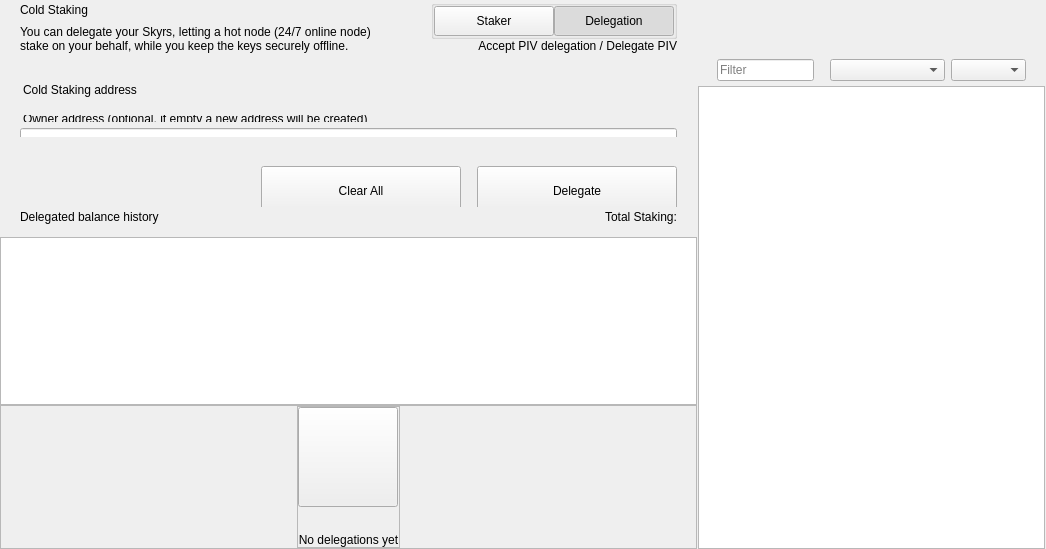
<?xml version="1.0" encoding="UTF-8"?>
<ui version="4.0">
 <class>ColdStakingWidget</class>
 <widget class="QWidget" name="ColdStakingWidget">
  <property name="geometry">
   <rect>
    <x>0</x>
    <y>0</y>
    <width>1046</width>
    <height>549</height>
   </rect>
  </property>
  <property name="windowTitle">
   <string notr="true">N/A</string>
  </property>
  <layout class="QHBoxLayout" name="horizontalLayout_1" stretch="2,1">
   <property name="spacing">
    <number>0</number>
   </property>
   <property name="leftMargin">
    <number>0</number>
   </property>
   <property name="topMargin">
    <number>0</number>
   </property>
   <property name="rightMargin">
    <number>0</number>
   </property>
   <property name="bottomMargin">
    <number>0</number>
   </property>
   <item>
    <widget class="QWidget" name="left" native="true">
     <layout class="QVBoxLayout" name="verticalLayout_3">
      <property name="leftMargin">
       <number>0</number>
      </property>
      <property name="topMargin">
       <number>0</number>
      </property>
      <property name="rightMargin">
       <number>0</number>
      </property>
      <property name="bottomMargin">
       <number>0</number>
      </property>
      <item>
       <layout class="QVBoxLayout" name="verticalLayout_2">
        <property name="spacing">
         <number>0</number>
        </property>
        <item>
         <layout class="QVBoxLayout" name="verticalLayoutTop">
          <property name="spacing">
           <number>0</number>
          </property>
          <property name="leftMargin">
           <number>0</number>
          </property>
          <property name="rightMargin">
           <number>0</number>
          </property>
          <item>
           <widget class="QWidget" name="containerTitle" native="true">
            <property name="sizePolicy">
             <sizepolicy hsizetype="Preferred" vsizetype="Minimum">
              <horstretch>0</horstretch>
              <verstretch>0</verstretch>
             </sizepolicy>
            </property>
            <property name="maximumSize">
             <size>
              <width>16777215</width>
              <height>100</height>
             </size>
            </property>
            <layout class="QHBoxLayout" name="containerTitleLayout">
             <property name="spacing">
              <number>0</number>
             </property>
             <property name="leftMargin">
              <number>20</number>
             </property>
             <property name="topMargin">
              <number>0</number>
             </property>
             <property name="rightMargin">
              <number>20</number>
             </property>
             <property name="bottomMargin">
              <number>0</number>
             </property>
             <item>
              <layout class="QVBoxLayout" name="verticalLayout11">
               <property name="spacing">
                <number>5</number>
               </property>
               <item>
                <widget class="QLabel" name="labelTitle">
                 <property name="text">
                  <string>Cold Staking</string>
                 </property>
                </widget>
               </item>
               <item>
                <widget class="QLabel" name="labelSubtitle1">
                 <property name="maximumSize">
                  <size>
                   <width>16777215</width>
                   <height>16777215</height>
                  </size>
                 </property>
                 <property name="text">
                  <string>You can delegate your Skyrs, letting a hot node (24/7 online node)
stake on your behalf, while you keep the keys securely offline.</string>
                 </property>
                </widget>
               </item>
              </layout>
             </item>
             <item>
              <spacer name="horizontalSpacer">
               <property name="orientation">
                <enum>Qt::Horizontal</enum>
               </property>
               <property name="sizeHint" stdset="0">
                <size>
                 <width>40</width>
                 <height>20</height>
                </size>
               </property>
              </spacer>
             </item>
             <item>
              <widget class="QWidget" name="containerViewPrivacyChecks" native="true">
               <layout class="QVBoxLayout" name="containerPrivacyChecks">
                <property name="spacing">
                 <number>0</number>
                </property>
                <property name="leftMargin">
                 <number>0</number>
                </property>
                <property name="topMargin">
                 <number>0</number>
                </property>
                <property name="rightMargin">
                 <number>0</number>
                </property>
                <property name="bottomMargin">
                 <number>0</number>
                </property>
                <item alignment="Qt::AlignHCenter|Qt::AlignVCenter">
                 <widget class="QGroupBox" name="groupBox">
                  <property name="title">
                   <string/>
                  </property>
                  <layout class="QHBoxLayout" name="horizontalLayout_2_1">
                   <property name="spacing">
                    <number>0</number>
                   </property>
                   <property name="leftMargin">
                    <number>0</number>
                   </property>
                   <property name="topMargin">
                    <number>0</number>
                   </property>
                   <property name="rightMargin">
                    <number>0</number>
                   </property>
                   <property name="bottomMargin">
                    <number>0</number>
                   </property>
                   <item>
                    <widget class="QPushButton" name="pushLeft">
                     <property name="minimumSize">
                      <size>
                       <width>120</width>
                       <height>30</height>
                      </size>
                     </property>
                     <property name="maximumSize">
                      <size>
                       <width>120</width>
                       <height>30</height>
                      </size>
                     </property>
                     <property name="focusPolicy">
                      <enum>Qt::NoFocus</enum>
                     </property>
                     <property name="text">
                      <string>Staker</string>
                     </property>
                     <property name="checkable">
                      <bool>true</bool>
                     </property>
                     <property name="autoExclusive">
                      <bool>true</bool>
                     </property>
                    </widget>
                   </item>
                   <item>
                    <widget class="QPushButton" name="pushRight">
                     <property name="minimumSize">
                      <size>
                       <width>120</width>
                       <height>30</height>
                      </size>
                     </property>
                     <property name="maximumSize">
                      <size>
                       <width>120</width>
                       <height>30</height>
                      </size>
                     </property>
                     <property name="focusPolicy">
                      <enum>Qt::NoFocus</enum>
                     </property>
                     <property name="text">
                      <string>Delegation</string>
                     </property>
                     <property name="checkable">
                      <bool>true</bool>
                     </property>
                     <property name="checked">
                      <bool>true</bool>
                     </property>
                     <property name="autoExclusive">
                      <bool>true</bool>
                     </property>
                    </widget>
                   </item>
                  </layout>
                 </widget>
                </item>
                <item alignment="Qt::AlignTop">
                 <widget class="QLabel" name="labelSubtitle2">
                  <property name="text">
                   <string>Accept PIV delegation / Delegate PIV</string>
                  </property>
                  <property name="alignment">
                   <set>Qt::AlignRight|Qt::AlignTrailing|Qt::AlignVCenter</set>
                  </property>
                 </widget>
                </item>
               </layout>
              </widget>
             </item>
            </layout>
           </widget>
          </item>
          <item>
           <spacer name="verticalSpacer_2">
            <property name="orientation">
             <enum>Qt::Vertical</enum>
            </property>
            <property name="sizeType">
             <enum>QSizePolicy::Fixed</enum>
            </property>
            <property name="sizeHint" stdset="0">
             <size>
              <width>20</width>
              <height>30</height>
             </size>
            </property>
           </spacer>
          </item>
          <item>
           <widget class="QWidget" name="containerSend" native="true">
            <property name="minimumSize">
             <size>
              <width>0</width>
              <height>50</height>
             </size>
            </property>
            <layout class="QVBoxLayout" name="containerSendRow">
             <property name="spacing">
              <number>6</number>
             </property>
             <property name="leftMargin">
              <number>0</number>
             </property>
             <property name="topMargin">
              <number>0</number>
             </property>
             <property name="rightMargin">
              <number>0</number>
             </property>
             <property name="bottomMargin">
              <number>0</number>
             </property>
             <item>
              <widget class="QLabel" name="labelEditTitle">
               <property name="maximumSize">
                <size>
                 <width>16777215</width>
                 <height>30</height>
                </size>
               </property>
               <property name="styleSheet">
                <string notr="true">padding-left:20px; padding-bottom:3px;</string>
               </property>
               <property name="text">
                <string>Cold Staking address</string>
               </property>
              </widget>
             </item>
             <item>
              <spacer name="verticalSpacer_6">
               <property name="orientation">
                <enum>Qt::Vertical</enum>
               </property>
               <property name="sizeType">
                <enum>QSizePolicy::Fixed</enum>
               </property>
               <property name="sizeHint" stdset="0">
                <size>
                 <width>20</width>
                 <height>9</height>
                </size>
               </property>
              </spacer>
             </item>
             <item>
              <widget class="QWidget" name="containerOwner" native="true">
               <layout class="QVBoxLayout" name="vContainerOwner">
                <property name="spacing">
                 <number>4</number>
                </property>
                <property name="leftMargin">
                 <number>20</number>
                </property>
                <property name="topMargin">
                 <number>0</number>
                </property>
                <property name="rightMargin">
                 <number>20</number>
                </property>
                <property name="bottomMargin">
                 <number>0</number>
                </property>
                <item>
                 <widget class="QLabel" name="labelSubtitleDescription">
                  <property name="maximumSize">
                   <size>
                    <width>16777215</width>
                    <height>20</height>
                   </size>
                  </property>
                  <property name="styleSheet">
                   <string notr="true">margin-bottom:2px;
                   margin-left:0.05px;
                   padding:0px;</string>
                  </property>
                  <property name="text">
                   <string>Owner address (optional, if empty a new address will be created)</string>
                  </property>
                 </widget>
                </item>
                <item>
                 <widget class="QLineEdit" name="lineEditOwnerAddress">
                  <property name="minimumSize">
                   <size>
                    <width>0</width>
                    <height>50</height>
                   </size>
                  </property>
                  <property name="maximumSize">
                   <size>
                    <width>16777215</width>
                    <height>50</height>
                   </size>
                  </property>
                  <property name="styleSheet">
                   <string notr="true"/>
                  </property>
                  <property name="placeholderText">
                   <string>Enter owner address</string>
                  </property>
                 </widget>
                </item>
               </layout>
              </widget>
             </item>
            </layout>
           </widget>
          </item>
         </layout>
        </item>
        <item>
         <spacer name="verticalSpacer_3">
          <property name="orientation">
           <enum>Qt::Vertical</enum>
          </property>
          <property name="sizeType">
           <enum>QSizePolicy::Minimum</enum>
          </property>
          <property name="sizeHint" stdset="0">
           <size>
            <width>20</width>
            <height>20</height>
           </size>
          </property>
         </spacer>
        </item>
        <item>
         <widget class="QWidget" name="containerBtn" native="true">
          <property name="minimumSize">
           <size>
            <width>0</width>
            <height>50</height>
           </size>
          </property>
          <layout class="QHBoxLayout" name="horizontalLayout">
           <property name="rightMargin">
            <number>20</number>
           </property>
           <item>
            <spacer name="horizontalSpacer_2">
             <property name="orientation">
              <enum>Qt::Horizontal</enum>
             </property>
             <property name="sizeHint" stdset="0">
              <size>
               <width>200</width>
               <height>20</height>
              </size>
             </property>
            </spacer>
           </item>
           <item>
            <layout class="QHBoxLayout" name="horizontalLayout_7">
             <item>
              <spacer name="horizontalSpacer_3">
               <property name="orientation">
                <enum>Qt::Horizontal</enum>
               </property>
               <property name="sizeType">
                <enum>QSizePolicy::Expanding</enum>
               </property>
               <property name="sizeHint" stdset="0">
                <size>
                 <width>40</width>
                 <height>20</height>
                </size>
               </property>
              </spacer>
             </item>
             <item>
              <widget class="QPushButton" name="pushButtonClear">
               <property name="minimumSize">
                <size>
                 <width>200</width>
                 <height>50</height>
                </size>
               </property>
               <property name="focusPolicy">
                <enum>Qt::NoFocus</enum>
               </property>
               <property name="text">
                <string>Clear All</string>
               </property>
              </widget>
             </item>
             <item>
              <spacer name="horizontalSpacer_4">
               <property name="orientation">
                <enum>Qt::Horizontal</enum>
               </property>
               <property name="sizeType">
                <enum>QSizePolicy::Fixed</enum>
               </property>
               <property name="sizeHint" stdset="0">
                <size>
                 <width>10</width>
                 <height>20</height>
                </size>
               </property>
              </spacer>
             </item>
             <item>
              <widget class="QPushButton" name="pushButtonSend">
               <property name="minimumSize">
                <size>
                 <width>200</width>
                 <height>50</height>
                </size>
               </property>
               <property name="maximumSize">
                <size>
                 <width>200</width>
                 <height>50</height>
                </size>
               </property>
               <property name="focusPolicy">
                <enum>Qt::NoFocus</enum>
               </property>
               <property name="text">
                <string>Delegate</string>
               </property>
              </widget>
             </item>
            </layout>
           </item>
          </layout>
         </widget>
        </item>
        <item>
         <widget class="QWidget" name="containerHistoryLabel" native="true">
          <layout class="QHBoxLayout" name="horizontalLayout_4">
           <property name="spacing">
            <number>0</number>
           </property>
           <property name="leftMargin">
            <number>20</number>
           </property>
           <property name="topMargin">
            <number>0</number>
           </property>
           <property name="rightMargin">
            <number>20</number>
           </property>
           <property name="bottomMargin">
            <number>0</number>
           </property>
           <item>
            <widget class="QWidget" name="verticalWidget" native="true">
             <property name="minimumSize">
              <size>
               <width>100</width>
               <height>0</height>
              </size>
             </property>
             <layout class="QVBoxLayout" name="verticalLayout_58">
              <property name="leftMargin">
               <number>0</number>
              </property>
              <property name="topMargin">
               <number>0</number>
              </property>
              <property name="rightMargin">
               <number>0</number>
              </property>
              <property name="bottomMargin">
               <number>0</number>
              </property>
              <item>
               <widget class="QLabel" name="labelListHistory">
                <property name="text">
                 <string>Delegated balance history</string>
                </property>
               </widget>
              </item>
             </layout>
            </widget>
           </item>
           <item>
            <spacer name="horizontalSpacer_5">
             <property name="orientation">
              <enum>Qt::Horizontal</enum>
             </property>
             <property name="sizeHint" stdset="0">
              <size>
               <width>40</width>
               <height>20</height>
              </size>
             </property>
            </spacer>
           </item>
           <item>
            <widget class="QLabel" name="labelStakingTotal">
             <property name="text">
              <string>Total Staking:</string>
             </property>
            </widget>
           </item>
          </layout>
         </widget>
        </item>
        <item>
         <layout class="QVBoxLayout" name="verticalLayout_64">
          <property name="spacing">
           <number>0</number>
          </property>
          <item>
           <spacer name="verticalSpacer_44">
            <property name="orientation">
             <enum>Qt::Vertical</enum>
            </property>
            <property name="sizeType">
             <enum>QSizePolicy::Fixed</enum>
            </property>
            <property name="sizeHint" stdset="0">
             <size>
              <width>20</width>
              <height>10</height>
             </size>
            </property>
           </spacer>
          </item>
          <item>
           <widget class="QListView" name="listView">
            <property name="enabled">
             <bool>true</bool>
            </property>
            <property name="mouseTracking">
             <bool>true</bool>
            </property>
           </widget>
          </item>
          <item>
           <widget class="QFrame" name="emptyContainer">
            <property name="minimumSize">
             <size>
              <width>0</width>
              <height>100</height>
             </size>
            </property>
            <property name="frameShape">
             <enum>QFrame::StyledPanel</enum>
            </property>
            <property name="frameShadow">
             <enum>QFrame::Raised</enum>
            </property>
            <layout class="QVBoxLayout" name="verticalLayout_71" stretch="1,8">
             <property name="spacing">
              <number>0</number>
             </property>
             <property name="leftMargin">
              <number>0</number>
             </property>
             <property name="topMargin">
              <number>0</number>
             </property>
             <property name="rightMargin">
              <number>0</number>
             </property>
             <property name="bottomMargin">
              <number>0</number>
             </property>
             <item>
              <spacer name="verticalSpacer">
               <property name="orientation">
                <enum>Qt::Vertical</enum>
               </property>
               <property name="sizeHint" stdset="0">
                <size>
                 <width>20</width>
                 <height>20</height>
                </size>
               </property>
              </spacer>
             </item>
             <item alignment="Qt::AlignHCenter|Qt::AlignVCenter">
              <widget class="QFrame" name="emptyScreen">
               <property name="sizePolicy">
                <sizepolicy hsizetype="Expanding" vsizetype="Expanding">
                 <horstretch>0</horstretch>
                 <verstretch>0</verstretch>
                </sizepolicy>
               </property>
               <property name="frameShape">
                <enum>QFrame::StyledPanel</enum>
               </property>
               <property name="frameShadow">
                <enum>QFrame::Raised</enum>
               </property>
               <layout class="QVBoxLayout" name="verticalLayout">
                <property name="spacing">
                 <number>30</number>
                </property>
                <property name="leftMargin">
                 <number>0</number>
                </property>
                <property name="topMargin">
                 <number>0</number>
                </property>
                <property name="rightMargin">
                 <number>0</number>
                </property>
                <property name="bottomMargin">
                 <number>0</number>
                </property>
                <item alignment="Qt::AlignHCenter|Qt::AlignVCenter">
                 <widget class="QPushButton" name="pushImgEmpty">
                  <property name="minimumSize">
                   <size>
                    <width>100</width>
                    <height>100</height>
                   </size>
                  </property>
                  <property name="maximumSize">
                   <size>
                    <width>100</width>
                    <height>100</height>
                   </size>
                  </property>
                  <property name="focusPolicy">
                   <enum>Qt::NoFocus</enum>
                  </property>
                  <property name="text">
                   <string/>
                  </property>
                  <property name="iconSize">
                   <size>
                    <width>100</width>
                    <height>100</height>
                   </size>
                  </property>
                 </widget>
                </item>
                <item alignment="Qt::AlignHCenter|Qt::AlignVCenter">
                 <widget class="QLabel" name="labelEmpty">
                  <property name="styleSheet">
                   <string notr="true"/>
                  </property>
                  <property name="text">
                   <string>No delegations yet</string>
                  </property>
                  <property name="alignment">
                   <set>Qt::AlignCenter</set>
                  </property>
                 </widget>
                </item>
               </layout>
              </widget>
             </item>
            </layout>
           </widget>
          </item>
         </layout>
        </item>
       </layout>
      </item>
     </layout>
    </widget>
   </item>
   <item>
    <widget class="QWidget" name="right" native="true">
     <layout class="QVBoxLayout" name="rightContainer">
      <property name="spacing">
       <number>0</number>
      </property>
      <property name="leftMargin">
       <number>1</number>
      </property>
      <property name="topMargin">
       <number>0</number>
      </property>
      <property name="rightMargin">
       <number>1</number>
      </property>
      <property name="bottomMargin">
       <number>0</number>
      </property>
      <item>
       <widget class="QWidget" name="containerRightButtons" native="true">
        <property name="minimumSize">
         <size>
          <width>0</width>
          <height>50</height>
         </size>
        </property>
        <layout class="QVBoxLayout" name="verticalLayout_4">
         <property name="leftMargin">
          <number>19</number>
         </property>
         <property name="topMargin">
          <number>0</number>
         </property>
         <property name="rightMargin">
          <number>19</number>
         </property>
         <property name="bottomMargin">
          <number>0</number>
         </property>
         <item>
          <widget class="OptionButton" name="btnCoinControl" native="true">
           <property name="minimumSize">
            <size>
             <width>0</width>
             <height>0</height>
            </size>
           </property>
          </widget>
         </item>
         <item>
          <widget class="OptionButton" name="btnColdStaking" native="true"/>
         </item>
         <item>
          <widget class="OptionButton" name="btnMyStakingAddresses" native="true">
           <property name="sizePolicy">
            <sizepolicy hsizetype="Preferred" vsizetype="Minimum">
             <horstretch>0</horstretch>
             <verstretch>0</verstretch>
            </sizepolicy>
           </property>
          </widget>
         </item>
        </layout>
       </widget>
      </item>
      <item>
       <widget class="QWidget" name="sortWidget" native="true">
        <layout class="QHBoxLayout" name="horizontalLayout_6">
         <property name="leftMargin">
          <number>19</number>
         </property>
         <property name="rightMargin">
          <number>19</number>
         </property>
         <property name="bottomMargin">
          <number>5</number>
         </property>
         <item>
          <widget class="QLineEdit" name="lineEditFilter">
           <property name="sizePolicy">
            <sizepolicy hsizetype="Expanding" vsizetype="Fixed">
             <horstretch>0</horstretch>
             <verstretch>0</verstretch>
            </sizepolicy>
           </property>
           <property name="minimumSize">
            <size>
             <width>0</width>
             <height>0</height>
            </size>
           </property>
           <property name="contextMenuPolicy">
            <enum>Qt::DefaultContextMenu</enum>
           </property>
           <property name="acceptDrops">
            <bool>false</bool>
           </property>
           <property name="maxLength">
            <number>40</number>
           </property>
           <property name="placeholderText">
            <string>Filter</string>
           </property>
          </widget>
         </item>
         <item>
          <spacer name="horizontalSpacer_6">
           <property name="orientation">
            <enum>Qt::Horizontal</enum>
           </property>
           <property name="sizeType">
            <enum>QSizePolicy::Preferred</enum>
           </property>
           <property name="sizeHint" stdset="0">
            <size>
             <width>20</width>
             <height>20</height>
            </size>
           </property>
          </spacer>
         </item>
         <item>
          <widget class="QComboBox" name="comboBoxSort">
           <property name="sizePolicy">
            <sizepolicy hsizetype="Preferred" vsizetype="Fixed">
             <horstretch>0</horstretch>
             <verstretch>0</verstretch>
            </sizepolicy>
           </property>
           <property name="minimumSize">
            <size>
             <width>115</width>
             <height>0</height>
            </size>
           </property>
          </widget>
         </item>
         <item>
          <widget class="QComboBox" name="comboBoxSortOrder">
           <property name="sizePolicy">
            <sizepolicy hsizetype="Preferred" vsizetype="Fixed">
             <horstretch>0</horstretch>
             <verstretch>0</verstretch>
            </sizepolicy>
           </property>
           <property name="minimumSize">
            <size>
             <width>75</width>
             <height>0</height>
            </size>
           </property>
          </widget>
         </item>
        </layout>
        <zorder>comboBoxSort</zorder>
        <zorder>comboBoxSortOrder</zorder>
        <zorder>lineEditFilter</zorder>
       </widget>
      </item>
      <item>
       <widget class="QListView" name="listViewStakingAddress">
        <property name="enabled">
         <bool>true</bool>
        </property>
        <property name="mouseTracking">
         <bool>true</bool>
        </property>
       </widget>
      </item>
     </layout>
    </widget>
   </item>
  </layout>
 </widget>
 <customwidgets>
  <customwidget>
   <class>OptionButton</class>
   <extends>QWidget</extends>
   <header>qt/pivx/optionbutton.h</header>
   <container>1</container>
  </customwidget>
 </customwidgets>
 <resources/>
 <connections/>
</ui>
